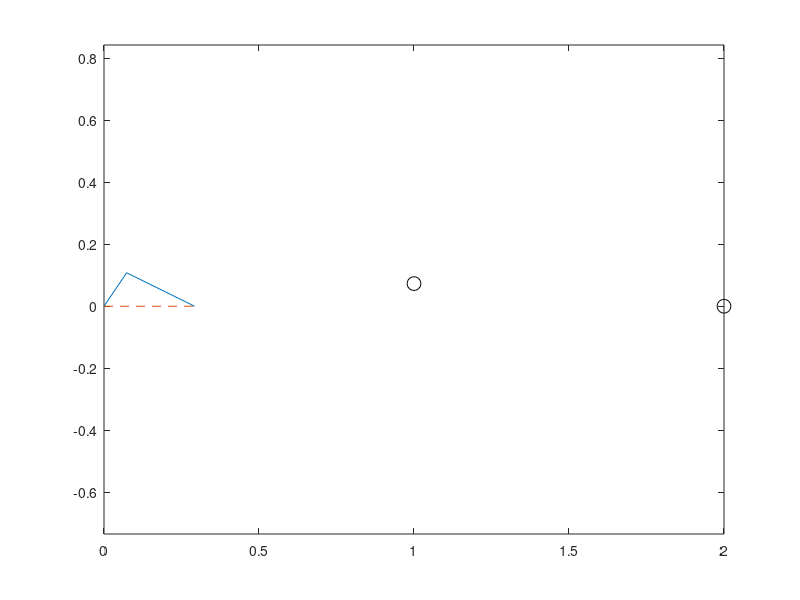

This figure's MATLAB source:
% Intro Thermal-Fluid Systems
% Joe Leedy
% Kite Project 
%%
close all
clear all
clc

%% Kite Shape Parameters
% Kite is a simple diamond design with a cross beam
% at the COP (1/4 the total length)

W = 8.5; %length of beam (in)
L = 11.5;

W = W * 0.0254; %convert to meters
L = L * 0.0254;

A = (W*L)/2; % m^2 (surface area)
%% Solving for CoP and CoG

kiteshape = [0 W/2 0;0 L/4 L]; %points to plot the kite shape
cline = [0 0;0 L];

%plot the kite and a dashed centerline
plot(kiteshape(2,:),kiteshape(1,:)); axis equal
hold on; plot(cline(2,:),cline(1,:), '--'); 

CoP = [L/4 ; 0]; %i'm not sure why this isn't currently working but its not!
plot(CoP, 'o',"Color",'black','MarkerSize',10)
hold off